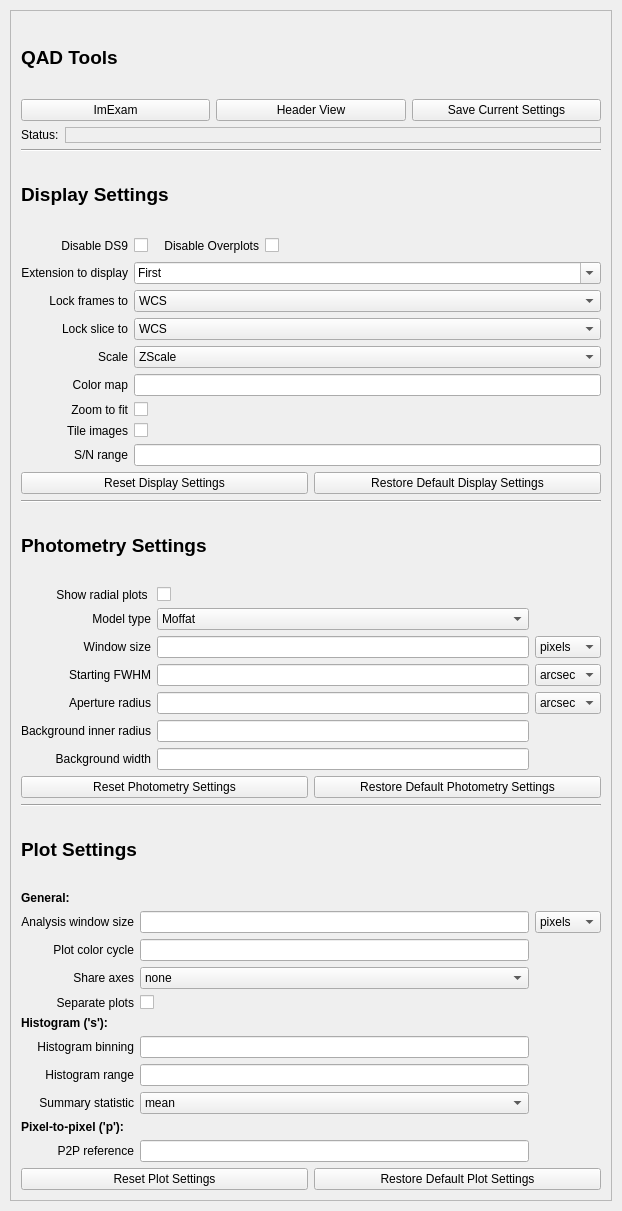
<?xml version="1.0" encoding="UTF-8"?>
<ui version="4.0">
 <class>Form</class>
 <widget class="QWidget" name="Form">
  <property name="geometry">
   <rect>
    <x>0</x>
    <y>0</y>
    <width>622</width>
    <height>1211</height>
   </rect>
  </property>
  <property name="windowTitle">
   <string>Form</string>
  </property>
  <layout class="QVBoxLayout" name="verticalLayout">
   <property name="leftMargin">
    <number>10</number>
   </property>
   <property name="topMargin">
    <number>10</number>
   </property>
   <property name="rightMargin">
    <number>10</number>
   </property>
   <property name="bottomMargin">
    <number>10</number>
   </property>
   <item>
    <widget class="QScrollArea" name="scrollArea">
     <property name="sizePolicy">
      <sizepolicy hsizetype="Expanding" vsizetype="Expanding">
       <horstretch>1</horstretch>
       <verstretch>1</verstretch>
      </sizepolicy>
     </property>
     <property name="widgetResizable">
      <bool>true</bool>
     </property>
     <widget class="QWidget" name="scrollAreaWidgetContents">
      <property name="geometry">
       <rect>
        <x>0</x>
        <y>0</y>
        <width>600</width>
        <height>1190</height>
       </rect>
      </property>
      <layout class="QVBoxLayout" name="verticalLayout_2">
       <property name="leftMargin">
        <number>10</number>
       </property>
       <property name="topMargin">
        <number>10</number>
       </property>
       <property name="rightMargin">
        <number>10</number>
       </property>
       <property name="bottomMargin">
        <number>10</number>
       </property>
       <item>
        <widget class="QLabel" name="label_19">
         <property name="font">
          <font>
           <pointsize>14</pointsize>
           <weight>75</weight>
           <bold>true</bold>
          </font>
         </property>
         <property name="text">
          <string>QAD Tools</string>
         </property>
        </widget>
       </item>
       <item>
        <layout class="QHBoxLayout" name="horizontalLayout">
         <item>
          <widget class="QPushButton" name="imexamButton">
           <property name="minimumSize">
            <size>
             <width>0</width>
             <height>0</height>
            </size>
           </property>
           <property name="text">
            <string>ImExam</string>
           </property>
          </widget>
         </item>
         <item>
          <widget class="QPushButton" name="headerButton">
           <property name="text">
            <string>Header View</string>
           </property>
          </widget>
         </item>
         <item>
          <widget class="QPushButton" name="saveButton">
           <property name="text">
            <string>Save Current Settings</string>
           </property>
          </widget>
         </item>
        </layout>
       </item>
       <item>
        <layout class="QHBoxLayout" name="horizontalLayout_4">
         <item>
          <widget class="QLabel" name="label_21">
           <property name="text">
            <string>Status:</string>
           </property>
          </widget>
         </item>
         <item>
          <widget class="QLabel" name="status">
           <property name="sizePolicy">
            <sizepolicy hsizetype="Expanding" vsizetype="Fixed">
             <horstretch>0</horstretch>
             <verstretch>0</verstretch>
            </sizepolicy>
           </property>
           <property name="frameShape">
            <enum>QFrame::StyledPanel</enum>
           </property>
           <property name="text">
            <string/>
           </property>
           <property name="margin">
            <number>5</number>
           </property>
           <property name="textInteractionFlags">
            <set>Qt::NoTextInteraction</set>
           </property>
          </widget>
         </item>
        </layout>
       </item>
       <item>
        <widget class="Line" name="line">
         <property name="orientation">
          <enum>Qt::Horizontal</enum>
         </property>
        </widget>
       </item>
       <item>
        <widget class="QLabel" name="label_17">
         <property name="font">
          <font>
           <pointsize>14</pointsize>
           <weight>75</weight>
           <bold>true</bold>
          </font>
         </property>
         <property name="text">
          <string>Display Settings</string>
         </property>
        </widget>
       </item>
       <item>
        <layout class="QGridLayout" name="gridLayout">
         <item row="0" column="2">
          <layout class="QHBoxLayout" name="horizontalLayout_6">
           <item>
            <widget class="QCheckBox" name="disableDS9Box">
             <property name="sizePolicy">
              <sizepolicy hsizetype="Fixed" vsizetype="Fixed">
               <horstretch>0</horstretch>
               <verstretch>0</verstretch>
              </sizepolicy>
             </property>
             <property name="toolTip">
              <string>Set to disable DS9 display.</string>
             </property>
             <property name="text">
              <string/>
             </property>
            </widget>
           </item>
           <item>
            <spacer name="horizontalSpacer">
             <property name="orientation">
              <enum>Qt::Horizontal</enum>
             </property>
             <property name="sizeType">
              <enum>QSizePolicy::Fixed</enum>
             </property>
             <property name="sizeHint" stdset="0">
              <size>
               <width>10</width>
               <height>20</height>
              </size>
             </property>
            </spacer>
           </item>
           <item>
            <widget class="QLabel" name="label_20">
             <property name="sizePolicy">
              <sizepolicy hsizetype="Fixed" vsizetype="Preferred">
               <horstretch>0</horstretch>
               <verstretch>0</verstretch>
              </sizepolicy>
             </property>
             <property name="text">
              <string>Disable Overplots</string>
             </property>
             <property name="alignment">
              <set>Qt::AlignRight|Qt::AlignTrailing|Qt::AlignVCenter</set>
             </property>
            </widget>
           </item>
           <item>
            <widget class="QCheckBox" name="disableOverplotsBox">
             <property name="toolTip">
              <string>Set to disable automated overplots in DS9.</string>
             </property>
             <property name="text">
              <string/>
             </property>
            </widget>
           </item>
          </layout>
         </item>
         <item row="8" column="2">
          <widget class="QCheckBox" name="tileBox">
           <property name="toolTip">
            <string>Set to tile all loaded images in the DS9 window.</string>
           </property>
           <property name="text">
            <string/>
           </property>
          </widget>
         </item>
         <item row="8" column="0">
          <widget class="QLabel" name="label_5">
           <property name="text">
            <string>Tile images</string>
           </property>
           <property name="alignment">
            <set>Qt::AlignRight|Qt::AlignTrailing|Qt::AlignVCenter</set>
           </property>
          </widget>
         </item>
         <item row="5" column="0" alignment="Qt::AlignRight">
          <widget class="QLabel" name="label_6">
           <property name="text">
            <string>Scale</string>
           </property>
          </widget>
         </item>
         <item row="4" column="0" alignment="Qt::AlignRight">
          <widget class="QLabel" name="label_3">
           <property name="text">
            <string>Lock slice to</string>
           </property>
          </widget>
         </item>
         <item row="0" column="0">
          <widget class="QLabel" name="label_16">
           <property name="text">
            <string>Disable DS9</string>
           </property>
           <property name="alignment">
            <set>Qt::AlignRight|Qt::AlignTrailing|Qt::AlignVCenter</set>
           </property>
          </widget>
         </item>
         <item row="2" column="0">
          <widget class="QLabel" name="label_7">
           <property name="text">
            <string>Extension to display</string>
           </property>
           <property name="alignment">
            <set>Qt::AlignRight|Qt::AlignTrailing|Qt::AlignVCenter</set>
           </property>
          </widget>
         </item>
         <item row="4" column="2">
          <widget class="QComboBox" name="lockSliceBox">
           <property name="toolTip">
            <string>If set to WCS, cube slices are locked to calibrated coordinates.</string>
           </property>
           <item>
            <property name="text">
             <string>WCS</string>
            </property>
           </item>
           <item>
            <property name="text">
             <string>Image</string>
            </property>
           </item>
           <item>
            <property name="text">
             <string>None</string>
            </property>
           </item>
          </widget>
         </item>
         <item row="6" column="0">
          <widget class="QLabel" name="label_2">
           <property name="text">
            <string>Color map</string>
           </property>
           <property name="alignment">
            <set>Qt::AlignRight|Qt::AlignTrailing|Qt::AlignVCenter</set>
           </property>
          </widget>
         </item>
         <item row="6" column="2">
          <widget class="QLineEdit" name="colorMapBox">
           <property name="toolTip">
            <string>If none, colormap will not be updated on load.</string>
           </property>
          </widget>
         </item>
         <item row="2" column="2">
          <widget class="QComboBox" name="extensionBox">
           <property name="toolTip">
            <string>Select extension display strategy, or edit to specify an extension number or name.</string>
           </property>
           <property name="editable">
            <bool>true</bool>
           </property>
           <property name="currentText">
            <string>First</string>
           </property>
           <property name="insertPolicy">
            <enum>QComboBox::NoInsert</enum>
           </property>
           <item>
            <property name="text">
             <string>First</string>
            </property>
           </item>
           <item>
            <property name="text">
             <string>All (in separate frames)</string>
            </property>
           </item>
           <item>
            <property name="text">
             <string>All (in a cube)</string>
            </property>
           </item>
           <item>
            <property name="text">
             <string>S/N</string>
            </property>
           </item>
           <item>
            <property name="text">
             <string>EXTNUM (edit to select a specific extension)</string>
            </property>
           </item>
          </widget>
         </item>
         <item row="7" column="0">
          <widget class="QLabel" name="label_4">
           <property name="text">
            <string>Zoom to fit</string>
           </property>
           <property name="alignment">
            <set>Qt::AlignRight|Qt::AlignTrailing|Qt::AlignVCenter</set>
           </property>
          </widget>
         </item>
         <item row="3" column="0">
          <widget class="QLabel" name="label">
           <property name="text">
            <string>Lock frames to</string>
           </property>
           <property name="alignment">
            <set>Qt::AlignRight|Qt::AlignTrailing|Qt::AlignVCenter</set>
           </property>
          </widget>
         </item>
         <item row="7" column="2" alignment="Qt::AlignLeft">
          <widget class="QCheckBox" name="zoomBox">
           <property name="toolTip">
            <string>Set to zoom to fit the last loaded frame.</string>
           </property>
           <property name="text">
            <string/>
           </property>
          </widget>
         </item>
         <item row="5" column="2">
          <widget class="QComboBox" name="scaleBox">
           <property name="toolTip">
            <string>If none, scale will not be updated on load.</string>
           </property>
           <item>
            <property name="text">
             <string>ZScale</string>
            </property>
           </item>
           <item>
            <property name="text">
             <string>MinMax</string>
            </property>
           </item>
           <item>
            <property name="text">
             <string>ZMax</string>
            </property>
           </item>
           <item>
            <property name="text">
             <string>none</string>
            </property>
           </item>
          </widget>
         </item>
         <item row="3" column="2">
          <widget class="QComboBox" name="lockImageBox">
           <property name="toolTip">
            <string>If set to WCS, frames and crosshair will be locked in sky coordinates.</string>
           </property>
           <property name="currentText">
            <string>WCS</string>
           </property>
           <item>
            <property name="text">
             <string>WCS</string>
            </property>
           </item>
           <item>
            <property name="text">
             <string>Image</string>
            </property>
           </item>
           <item>
            <property name="text">
             <string>None</string>
            </property>
           </item>
          </widget>
         </item>
         <item row="9" column="0">
          <widget class="QLabel" name="label_29">
           <property name="text">
            <string>S/N range</string>
           </property>
           <property name="alignment">
            <set>Qt::AlignRight|Qt::AlignTrailing|Qt::AlignVCenter</set>
           </property>
          </widget>
         </item>
         <item row="9" column="2">
          <widget class="QLineEdit" name="snRangeBox">
           <property name="toolTip">
            <string>Set range for S/N image as min,max if desired.</string>
           </property>
          </widget>
         </item>
        </layout>
       </item>
       <item>
        <layout class="QHBoxLayout" name="horizontalLayout_3">
         <item>
          <widget class="QPushButton" name="resetDispButton">
           <property name="toolTip">
            <string>Reset display settings to last saved values.</string>
           </property>
           <property name="text">
            <string>Reset Display Settings</string>
           </property>
          </widget>
         </item>
         <item>
          <widget class="QPushButton" name="restoreDispButton">
           <property name="toolTip">
            <string>Restore display settings to default values.</string>
           </property>
           <property name="text">
            <string>Restore Default Display Settings</string>
           </property>
          </widget>
         </item>
        </layout>
       </item>
       <item>
        <widget class="Line" name="line_2">
         <property name="orientation">
          <enum>Qt::Horizontal</enum>
         </property>
        </widget>
       </item>
       <item>
        <widget class="QLabel" name="label_18">
         <property name="font">
          <font>
           <pointsize>14</pointsize>
           <weight>75</weight>
           <bold>true</bold>
          </font>
         </property>
         <property name="text">
          <string>Photometry Settings</string>
         </property>
        </widget>
       </item>
       <item>
        <layout class="QGridLayout" name="gridLayout_2">
         <item row="6" column="1">
          <widget class="QLineEdit" name="bgwidBox">
           <property name="toolTip">
            <string>Width of background annulus.</string>
           </property>
          </widget>
         </item>
         <item row="6" column="0">
          <widget class="QLabel" name="label_15">
           <property name="text">
            <string>Background width</string>
           </property>
           <property name="alignment">
            <set>Qt::AlignRight|Qt::AlignTrailing|Qt::AlignVCenter</set>
           </property>
          </widget>
         </item>
         <item row="5" column="1">
          <widget class="QLineEdit" name="bgrinBox">
           <property name="toolTip">
            <string>Starting radius of background annulus. Set to 'none' to ignore background.</string>
           </property>
          </widget>
         </item>
         <item row="4" column="2">
          <widget class="QComboBox" name="apradUnitsBox">
           <property name="toolTip">
            <string>Aperture radius and width units.</string>
           </property>
           <item>
            <property name="text">
             <string>arcsec</string>
            </property>
           </item>
           <item>
            <property name="text">
             <string>pixels</string>
            </property>
           </item>
          </widget>
         </item>
         <item row="4" column="1">
          <widget class="QLineEdit" name="apradBox">
           <property name="toolTip">
            <string>Radius of circular aperture, for summing flux.</string>
           </property>
          </widget>
         </item>
         <item row="5" column="0">
          <widget class="QLabel" name="label_8">
           <property name="text">
            <string>Background inner radius</string>
           </property>
           <property name="alignment">
            <set>Qt::AlignRight|Qt::AlignTrailing|Qt::AlignVCenter</set>
           </property>
          </widget>
         </item>
         <item row="4" column="0">
          <widget class="QLabel" name="label_13">
           <property name="text">
            <string>Aperture radius</string>
           </property>
           <property name="alignment">
            <set>Qt::AlignRight|Qt::AlignTrailing|Qt::AlignVCenter</set>
           </property>
          </widget>
         </item>
         <item row="3" column="2">
          <widget class="QComboBox" name="fwhmUnitsBox">
           <property name="toolTip">
            <string>FWHM units.</string>
           </property>
           <item>
            <property name="text">
             <string>arcsec</string>
            </property>
           </item>
           <item>
            <property name="text">
             <string>pixels</string>
            </property>
           </item>
          </widget>
         </item>
         <item row="2" column="1">
          <widget class="QLineEdit" name="windowSizeBox">
           <property name="toolTip">
            <string>Region to consider for fitting.</string>
           </property>
          </widget>
         </item>
         <item row="1" column="1">
          <widget class="QComboBox" name="modelTypeBox">
           <property name="toolTip">
            <string>Profile type to fit.</string>
           </property>
           <item>
            <property name="text">
             <string>Moffat</string>
            </property>
           </item>
           <item>
            <property name="text">
             <string>Gaussian</string>
            </property>
           </item>
          </widget>
         </item>
         <item row="3" column="1">
          <widget class="QLineEdit" name="fwhmBox">
           <property name="toolTip">
            <string>Expected source width, as FWHM.</string>
           </property>
          </widget>
         </item>
         <item row="2" column="0">
          <widget class="QLabel" name="label_9">
           <property name="text">
            <string>Window size</string>
           </property>
           <property name="alignment">
            <set>Qt::AlignRight|Qt::AlignTrailing|Qt::AlignVCenter</set>
           </property>
          </widget>
         </item>
         <item row="1" column="0">
          <widget class="QLabel" name="label_10">
           <property name="text">
            <string>Model type</string>
           </property>
           <property name="alignment">
            <set>Qt::AlignRight|Qt::AlignTrailing|Qt::AlignVCenter</set>
           </property>
          </widget>
         </item>
         <item row="3" column="0">
          <widget class="QLabel" name="label_11">
           <property name="text">
            <string>Starting FWHM</string>
           </property>
           <property name="alignment">
            <set>Qt::AlignRight|Qt::AlignTrailing|Qt::AlignVCenter</set>
           </property>
          </widget>
         </item>
         <item row="0" column="0">
          <widget class="QLabel" name="label_14">
           <property name="text">
            <string>Show radial plots </string>
           </property>
           <property name="alignment">
            <set>Qt::AlignRight|Qt::AlignTrailing|Qt::AlignVCenter</set>
           </property>
          </widget>
         </item>
         <item row="0" column="1">
          <widget class="QCheckBox" name="radialPlotBox">
           <property name="toolTip">
            <string>Display radial profiles for fit sources.</string>
           </property>
           <property name="text">
            <string/>
           </property>
          </widget>
         </item>
         <item row="2" column="2">
          <widget class="QComboBox" name="windowUnitsBox">
           <property name="toolTip">
            <string>Units for window size.</string>
           </property>
           <item>
            <property name="text">
             <string>pixels</string>
            </property>
           </item>
           <item>
            <property name="text">
             <string>arcsec</string>
            </property>
           </item>
          </widget>
         </item>
        </layout>
       </item>
       <item>
        <layout class="QHBoxLayout" name="horizontalLayout_2">
         <item>
          <widget class="QPushButton" name="resetPhotButton">
           <property name="toolTip">
            <string>Reset photometry settings to last saved values.</string>
           </property>
           <property name="text">
            <string>Reset Photometry Settings</string>
           </property>
          </widget>
         </item>
         <item>
          <widget class="QPushButton" name="restorePhotButton">
           <property name="toolTip">
            <string>Restore photometry settings to default values.</string>
           </property>
           <property name="text">
            <string>Restore Default Photometry Settings</string>
           </property>
          </widget>
         </item>
        </layout>
       </item>
       <item>
        <widget class="Line" name="line_3">
         <property name="orientation">
          <enum>Qt::Horizontal</enum>
         </property>
        </widget>
       </item>
       <item>
        <widget class="QLabel" name="label_22">
         <property name="font">
          <font>
           <pointsize>14</pointsize>
           <weight>75</weight>
           <bold>true</bold>
          </font>
         </property>
         <property name="text">
          <string>Plot Settings</string>
         </property>
        </widget>
       </item>
       <item>
        <layout class="QGridLayout" name="gridLayout_3">
         <item row="2" column="0">
          <widget class="QLabel" name="label_24">
           <property name="text">
            <string>Plot color cycle</string>
           </property>
           <property name="alignment">
            <set>Qt::AlignRight|Qt::AlignTrailing|Qt::AlignVCenter</set>
           </property>
          </widget>
         </item>
         <item row="3" column="2">
          <widget class="QComboBox" name="shareAxesBox">
           <property name="toolTip">
            <string>Specify axes to share, between separate plots.</string>
           </property>
           <item>
            <property name="text">
             <string>none</string>
            </property>
           </item>
           <item>
            <property name="text">
             <string>x</string>
            </property>
           </item>
           <item>
            <property name="text">
             <string>y</string>
            </property>
           </item>
           <item>
            <property name="text">
             <string>both</string>
            </property>
           </item>
          </widget>
         </item>
         <item row="7" column="0">
          <widget class="QLabel" name="label_27">
           <property name="text">
            <string>Histogram range</string>
           </property>
           <property name="alignment">
            <set>Qt::AlignRight|Qt::AlignTrailing|Qt::AlignVCenter</set>
           </property>
          </widget>
         </item>
         <item row="3" column="0">
          <widget class="QLabel" name="label_25">
           <property name="text">
            <string>Share axes</string>
           </property>
           <property name="alignment">
            <set>Qt::AlignRight|Qt::AlignTrailing|Qt::AlignVCenter</set>
           </property>
          </widget>
         </item>
         <item row="1" column="3">
          <widget class="QComboBox" name="plotWindowUnitsBox">
           <property name="toolTip">
            <string>Units for window size.</string>
           </property>
           <item>
            <property name="text">
             <string>pixels</string>
            </property>
           </item>
           <item>
            <property name="text">
             <string>arcsec</string>
            </property>
           </item>
          </widget>
         </item>
         <item row="4" column="2">
          <widget class="QCheckBox" name="separatePlotsBox">
           <property name="toolTip">
            <string>If not set, new plots will be added to existing axes.</string>
           </property>
           <property name="text">
            <string/>
           </property>
          </widget>
         </item>
         <item row="1" column="2">
          <widget class="QLineEdit" name="plotWindowSizeBox">
           <property name="toolTip">
            <string>Analysis window around cursor.</string>
           </property>
          </widget>
         </item>
         <item row="1" column="0">
          <widget class="QLabel" name="label_23">
           <property name="text">
            <string>Analysis window size</string>
           </property>
           <property name="alignment">
            <set>Qt::AlignRight|Qt::AlignTrailing|Qt::AlignVCenter</set>
           </property>
          </widget>
         </item>
         <item row="4" column="0">
          <widget class="QLabel" name="label_12">
           <property name="text">
            <string>Separate plots</string>
           </property>
           <property name="alignment">
            <set>Qt::AlignRight|Qt::AlignTrailing|Qt::AlignVCenter</set>
           </property>
          </widget>
         </item>
         <item row="6" column="2">
          <widget class="QLineEdit" name="histBinBox">
           <property name="toolTip">
            <string>Binning strategy for histograms.</string>
           </property>
          </widget>
         </item>
         <item row="6" column="0">
          <widget class="QLabel" name="label_26">
           <property name="text">
            <string>Histogram binning</string>
           </property>
           <property name="alignment">
            <set>Qt::AlignRight|Qt::AlignTrailing|Qt::AlignVCenter</set>
           </property>
          </widget>
         </item>
         <item row="10" column="0">
          <widget class="QLabel" name="label_28">
           <property name="text">
            <string>P2P reference</string>
           </property>
           <property name="alignment">
            <set>Qt::AlignRight|Qt::AlignTrailing|Qt::AlignVCenter</set>
           </property>
          </widget>
         </item>
         <item row="7" column="2">
          <widget class="QLineEdit" name="histLimitsBox">
           <property name="toolTip">
            <string>Set range as min,max if desired.</string>
           </property>
          </widget>
         </item>
         <item row="10" column="2">
          <widget class="QLineEdit" name="p2pReferenceBox">
           <property name="toolTip">
            <string>Reference frame number for pixel-to-pixel comparisons.</string>
           </property>
          </widget>
         </item>
         <item row="2" column="2">
          <widget class="QLineEdit" name="plotColorBox">
           <property name="toolTip">
            <string>Set to any valid matplotlib colormap name.</string>
           </property>
          </widget>
         </item>
         <item row="5" column="0">
          <widget class="QLabel" name="label_31">
           <property name="font">
            <font>
             <weight>75</weight>
             <bold>true</bold>
            </font>
           </property>
           <property name="text">
            <string>Histogram ('s'):</string>
           </property>
          </widget>
         </item>
         <item row="9" column="0">
          <widget class="QLabel" name="label_32">
           <property name="font">
            <font>
             <weight>75</weight>
             <bold>true</bold>
            </font>
           </property>
           <property name="text">
            <string>Pixel-to-pixel ('p'):</string>
           </property>
          </widget>
         </item>
         <item row="0" column="0">
          <widget class="QLabel" name="label_30">
           <property name="font">
            <font>
             <weight>75</weight>
             <bold>true</bold>
            </font>
           </property>
           <property name="text">
            <string>General:</string>
           </property>
          </widget>
         </item>
         <item row="8" column="0">
          <widget class="QLabel" name="label_33">
           <property name="text">
            <string>Summary statistic</string>
           </property>
           <property name="alignment">
            <set>Qt::AlignRight|Qt::AlignTrailing|Qt::AlignVCenter</set>
           </property>
          </widget>
         </item>
         <item row="8" column="2">
          <widget class="QComboBox" name="summaryStatBox">
           <item>
            <property name="text">
             <string>mean</string>
            </property>
           </item>
           <item>
            <property name="text">
             <string>median</string>
            </property>
           </item>
           <item>
            <property name="text">
             <string>clipped mean</string>
            </property>
           </item>
           <item>
            <property name="text">
             <string>clipped median</string>
            </property>
           </item>
          </widget>
         </item>
        </layout>
       </item>
       <item>
        <layout class="QHBoxLayout" name="horizontalLayout_5">
         <item>
          <widget class="QPushButton" name="resetPlotButton">
           <property name="toolTip">
            <string>Reset plot settings to last saved value.</string>
           </property>
           <property name="text">
            <string>Reset Plot Settings</string>
           </property>
          </widget>
         </item>
         <item>
          <widget class="QPushButton" name="restorePlotButton">
           <property name="toolTip">
            <string>Restore plot settings values to default values.</string>
           </property>
           <property name="text">
            <string>Restore Default Plot Settings</string>
           </property>
          </widget>
         </item>
        </layout>
       </item>
      </layout>
     </widget>
    </widget>
   </item>
  </layout>
 </widget>
 <resources/>
 <connections/>
</ui>
